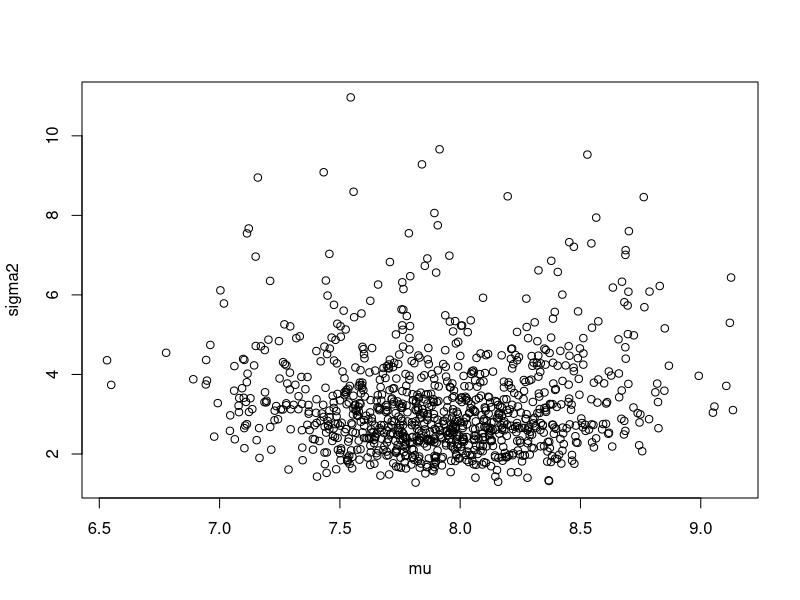
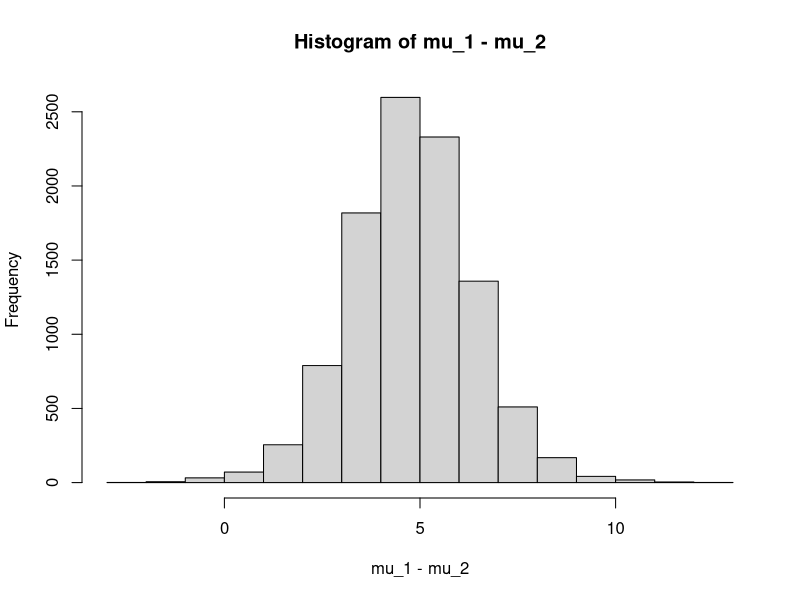
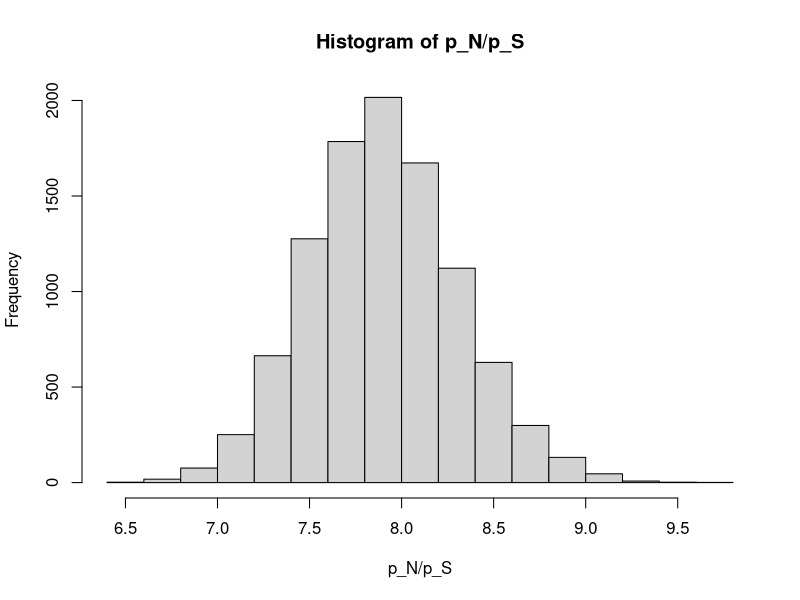
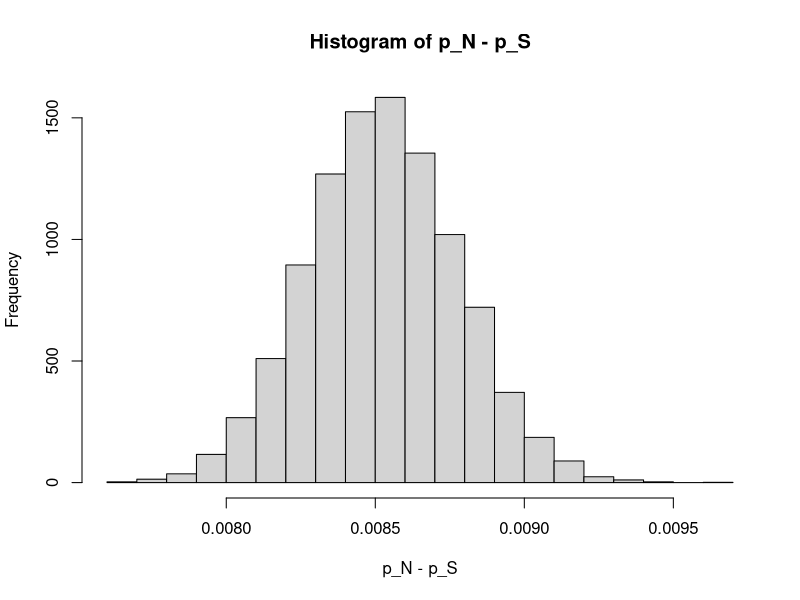

The R script that drew these images, in order:
## ---- chunk 1
knitr::opts_chunk$set(echo = TRUE)
## ---- chunk 2
set.seed(29)
## ---- chunk 3
library(LearnBayes)
## ---- chunk 4
y = c(9.0, 8.5, 7.0, 8.5, 6.0, 12.5, 6.0, 9.0, 8.5, 7.5, 8.0, 6.0, 9.0, 8.0, 7.0, 10.0, 9.0, 7.5, 5.0, 6.5)
y
length(y)
## ---- chunk 5
S = sum((y - mean(y))^2)
n = length(y)
sigma2 = S * 1/rchisq(1000, n - 1)
mu = rnorm(1000, mean = mean(y), sd = sqrt(sigma2)/sqrt(n))
plot(mu, sigma2)
## ---- chunk 6
quantile(mu, c(0.05, 0.95))
quantile(sqrt(sigma2), c(0.05, 0.95))
## ---- chunk 7
p_75 = mu + 0.674 * sqrt(sigma2)
mean(p_75)
sd(p_75)
## ---- chunk 8
sample_size = 10000
x = c(120, 107, 110, 116, 114, 111, 113, 117, 114, 112)
S_1 = sum((x - mean(x))^2)
m = length(x)
sigma2_1 = S_1 * 1/rchisq(sample_size, m - 1)
mu_1 = rnorm(sample_size, mean = mean(x), sd = sqrt(sigma2_1)/sqrt(m))
quantile(mu_1, c(0.05, 0.95))
quantile(sqrt(sigma2_1), c(0.05, 0.95))
y = c(110, 111, 107, 108, 110, 105, 107, 106, 111, 111)
S_2 = sum((y - mean(y))^2)
n = length(y)
sigma2_2 = S_2 * 1/rchisq(sample_size, n - 1)
mu_2 = rnorm(sample_size, mean = mean(y), sd = sqrt(sigma2_2)/sqrt(n))
quantile(mu_2, c(0.05, 0.95))
quantile(sqrt(sigma2_2), c(0.05, 0.95))
hist(mu_1 - mu_2)
## ---- chunk 9
n_N = 1601 + 162527
y_N = 1601
n_S = 510 + 412368
y_S = 510
sample_size = 10000
p_N = rbeta(sample_size, y_N + 1, n_N - y_N + 1)
p_S = rbeta(sample_size, y_S + 1, n_S - y_S + 1)
## ---- chunk 10
hist(p_N/p_S)
quantile(p_N/p_S, c(0.025, 0.975))
## ---- chunk 11
hist(p_N - p_S)
## ---- chunk 12
sum((p_N - p_S) > 0) / sample_size
